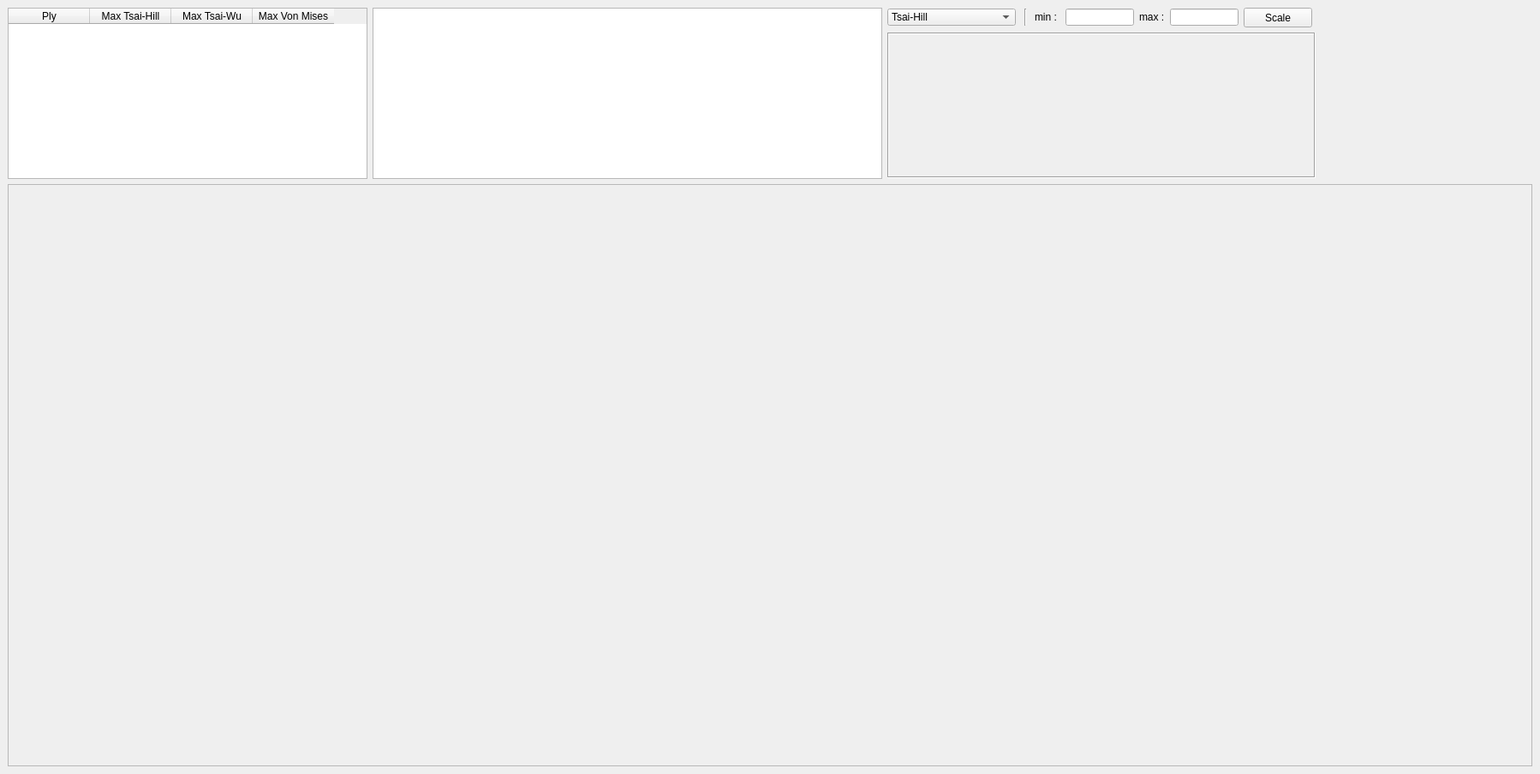
<?xml version="1.0" encoding="UTF-8"?>
<ui version="4.0">
 <class>MainWindow</class>
 <widget class="QMainWindow" name="MainWindow">
  <property name="geometry">
   <rect>
    <x>0</x>
    <y>0</y>
    <width>1798</width>
    <height>904</height>
   </rect>
  </property>
  <property name="sizePolicy">
   <sizepolicy hsizetype="Fixed" vsizetype="Fixed">
    <horstretch>0</horstretch>
    <verstretch>0</verstretch>
   </sizepolicy>
  </property>
  <property name="windowTitle">
   <string>Post Processing Tool</string>
  </property>
  <property name="layoutDirection">
   <enum>Qt::LeftToRight</enum>
  </property>
  <property name="toolButtonStyle">
   <enum>Qt::ToolButtonIconOnly</enum>
  </property>
  <property name="animated">
   <bool>false</bool>
  </property>
  <property name="documentMode">
   <bool>false</bool>
  </property>
  <property name="tabShape">
   <enum>QTabWidget::Rounded</enum>
  </property>
  <property name="dockNestingEnabled">
   <bool>false</bool>
  </property>
  <property name="dockOptions">
   <set>QMainWindow::AllowTabbedDocks</set>
  </property>
  <property name="unifiedTitleAndToolBarOnMac">
   <bool>false</bool>
  </property>
  <widget class="QWidget" name="centralwidget">
   <property name="enabled">
    <bool>true</bool>
   </property>
   <property name="sizePolicy">
    <sizepolicy hsizetype="Fixed" vsizetype="Maximum">
     <horstretch>0</horstretch>
     <verstretch>0</verstretch>
    </sizepolicy>
   </property>
   <layout class="QGridLayout" name="gridLayout_4">
    <item row="0" column="0">
     <widget class="QTableWidget" name="tableWidget_ply">
      <property name="minimumSize">
       <size>
        <width>420</width>
        <height>200</height>
       </size>
      </property>
      <property name="maximumSize">
       <size>
        <width>420</width>
        <height>200</height>
       </size>
      </property>
      <property name="verticalScrollBarPolicy">
       <enum>Qt::ScrollBarAsNeeded</enum>
      </property>
      <property name="horizontalScrollBarPolicy">
       <enum>Qt::ScrollBarAlwaysOff</enum>
      </property>
      <property name="editTriggers">
       <set>QAbstractItemView::NoEditTriggers</set>
      </property>
      <property name="tabKeyNavigation">
       <bool>false</bool>
      </property>
      <property name="showDropIndicator" stdset="0">
       <bool>false</bool>
      </property>
      <property name="dragDropOverwriteMode">
       <bool>false</bool>
      </property>
      <property name="alternatingRowColors">
       <bool>true</bool>
      </property>
      <property name="selectionMode">
       <enum>QAbstractItemView::SingleSelection</enum>
      </property>
      <property name="selectionBehavior">
       <enum>QAbstractItemView::SelectRows</enum>
      </property>
      <attribute name="horizontalHeaderDefaultSectionSize">
       <number>95</number>
      </attribute>
      <attribute name="verticalHeaderMinimumSectionSize">
       <number>20</number>
      </attribute>
      <attribute name="verticalHeaderDefaultSectionSize">
       <number>20</number>
      </attribute>
      <column>
       <property name="text">
        <string>Ply</string>
       </property>
      </column>
      <column>
       <property name="text">
        <string>Max Tsai-Hill</string>
       </property>
      </column>
      <column>
       <property name="text">
        <string>Max Tsai-Wu</string>
       </property>
      </column>
      <column>
       <property name="text">
        <string>Max Von Mises</string>
       </property>
      </column>
     </widget>
    </item>
    <item row="0" column="1">
     <widget class="QTableView" name="tableView_points">
      <property name="enabled">
       <bool>true</bool>
      </property>
      <property name="minimumSize">
       <size>
        <width>595</width>
        <height>200</height>
       </size>
      </property>
      <property name="maximumSize">
       <size>
        <width>595</width>
        <height>200</height>
       </size>
      </property>
      <property name="horizontalScrollBarPolicy">
       <enum>Qt::ScrollBarAlwaysOff</enum>
      </property>
      <property name="sizeAdjustPolicy">
       <enum>QAbstractScrollArea::AdjustIgnored</enum>
      </property>
      <property name="editTriggers">
       <set>QAbstractItemView::NoEditTriggers</set>
      </property>
      <property name="alternatingRowColors">
       <bool>true</bool>
      </property>
      <property name="selectionMode">
       <enum>QAbstractItemView::SingleSelection</enum>
      </property>
      <property name="selectionBehavior">
       <enum>QAbstractItemView::SelectRows</enum>
      </property>
      <property name="sortingEnabled">
       <bool>true</bool>
      </property>
      <property name="wordWrap">
       <bool>false</bool>
      </property>
      <property name="cornerButtonEnabled">
       <bool>false</bool>
      </property>
      <attribute name="horizontalHeaderCascadingSectionResizes">
       <bool>false</bool>
      </attribute>
      <attribute name="horizontalHeaderMinimumSectionSize">
       <number>80</number>
      </attribute>
      <attribute name="horizontalHeaderDefaultSectionSize">
       <number>80</number>
      </attribute>
      <attribute name="horizontalHeaderStretchLastSection">
       <bool>false</bool>
      </attribute>
      <attribute name="verticalHeaderCascadingSectionResizes">
       <bool>false</bool>
      </attribute>
      <attribute name="verticalHeaderMinimumSectionSize">
       <number>20</number>
      </attribute>
      <attribute name="verticalHeaderDefaultSectionSize">
       <number>20</number>
      </attribute>
     </widget>
    </item>
    <item row="0" column="2">
     <layout class="QGridLayout" name="gridLayout_3">
      <item row="0" column="0">
       <layout class="QHBoxLayout" name="horizontalLayout">
        <item>
         <widget class="QComboBox" name="crit_cbbox">
          <property name="sizePolicy">
           <sizepolicy hsizetype="Minimum" vsizetype="Fixed">
            <horstretch>0</horstretch>
            <verstretch>0</verstretch>
           </sizepolicy>
          </property>
          <property name="minimumSize">
           <size>
            <width>150</width>
            <height>20</height>
           </size>
          </property>
          <property name="maximumSize">
           <size>
            <width>150</width>
            <height>20</height>
           </size>
          </property>
          <item>
           <property name="text">
            <string>Tsai-Hill</string>
           </property>
          </item>
          <item>
           <property name="text">
            <string>Tsai-Wu</string>
           </property>
          </item>
          <item>
           <property name="text">
            <string>Von Mises</string>
           </property>
          </item>
          <item>
           <property name="text">
            <string>Déplacements</string>
           </property>
          </item>
         </widget>
        </item>
        <item>
         <widget class="Line" name="line">
          <property name="minimumSize">
           <size>
            <width>0</width>
            <height>20</height>
           </size>
          </property>
          <property name="maximumSize">
           <size>
            <width>10</width>
            <height>20</height>
           </size>
          </property>
          <property name="orientation">
           <enum>Qt::Vertical</enum>
          </property>
         </widget>
        </item>
        <item>
         <widget class="QLabel" name="minLabel">
          <property name="minimumSize">
           <size>
            <width>30</width>
            <height>20</height>
           </size>
          </property>
          <property name="maximumSize">
           <size>
            <width>30</width>
            <height>20</height>
           </size>
          </property>
          <property name="text">
           <string>min :</string>
          </property>
         </widget>
        </item>
        <item>
         <widget class="QLineEdit" name="minscaleLE">
          <property name="minimumSize">
           <size>
            <width>80</width>
            <height>20</height>
           </size>
          </property>
          <property name="maximumSize">
           <size>
            <width>50</width>
            <height>20</height>
           </size>
          </property>
         </widget>
        </item>
        <item>
         <widget class="QLabel" name="maxLabel">
          <property name="minimumSize">
           <size>
            <width>30</width>
            <height>20</height>
           </size>
          </property>
          <property name="maximumSize">
           <size>
            <width>30</width>
            <height>20</height>
           </size>
          </property>
          <property name="text">
           <string>max :</string>
          </property>
         </widget>
        </item>
        <item>
         <widget class="QLineEdit" name="maxscaleLE">
          <property name="minimumSize">
           <size>
            <width>80</width>
            <height>20</height>
           </size>
          </property>
          <property name="maximumSize">
           <size>
            <width>80</width>
            <height>20</height>
           </size>
          </property>
         </widget>
        </item>
        <item>
         <widget class="QPushButton" name="scaleButton">
          <property name="minimumSize">
           <size>
            <width>80</width>
            <height>23</height>
           </size>
          </property>
          <property name="maximumSize">
           <size>
            <width>80</width>
            <height>23</height>
           </size>
          </property>
          <property name="text">
           <string>Scale</string>
          </property>
         </widget>
        </item>
       </layout>
      </item>
      <item row="1" column="0">
       <widget class="QFrame" name="frame">
        <property name="minimumSize">
         <size>
          <width>500</width>
          <height>170</height>
         </size>
        </property>
        <property name="maximumSize">
         <size>
          <width>500</width>
          <height>170</height>
         </size>
        </property>
        <property name="frameShape">
         <enum>QFrame::Box</enum>
        </property>
        <property name="frameShadow">
         <enum>QFrame::Sunken</enum>
        </property>
        <property name="lineWidth">
         <number>1</number>
        </property>
        <property name="midLineWidth">
         <number>0</number>
        </property>
        <layout class="QGridLayout" name="gridLayout_2">
         <property name="leftMargin">
          <number>0</number>
         </property>
         <property name="topMargin">
          <number>0</number>
         </property>
         <property name="rightMargin">
          <number>0</number>
         </property>
         <property name="bottomMargin">
          <number>0</number>
         </property>
         <property name="horizontalSpacing">
          <number>0</number>
         </property>
         <item row="0" column="0">
          <widget class="Mplwidget" name="mpl_widget" native="true">
           <property name="minimumSize">
            <size>
             <width>500</width>
             <height>170</height>
            </size>
           </property>
           <property name="maximumSize">
            <size>
             <width>500</width>
             <height>170</height>
            </size>
           </property>
          </widget>
         </item>
        </layout>
       </widget>
      </item>
     </layout>
    </item>
    <item row="0" column="3">
     <spacer name="horizontalSpacer">
      <property name="orientation">
       <enum>Qt::Horizontal</enum>
      </property>
      <property name="sizeHint" stdset="0">
       <size>
        <width>40</width>
        <height>20</height>
       </size>
      </property>
     </spacer>
    </item>
    <item row="1" column="0" colspan="4">
     <widget class="QFrame" name="viewer_frame">
      <property name="sizePolicy">
       <sizepolicy hsizetype="Preferred" vsizetype="Preferred">
        <horstretch>0</horstretch>
        <verstretch>0</verstretch>
       </sizepolicy>
      </property>
      <property name="frameShape">
       <enum>QFrame::StyledPanel</enum>
      </property>
      <property name="frameShadow">
       <enum>QFrame::Raised</enum>
      </property>
      <layout class="QGridLayout" name="gridLayout" rowminimumheight="0"/>
     </widget>
    </item>
   </layout>
  </widget>
 </widget>
 <customwidgets>
  <customwidget>
   <class>Mplwidget</class>
   <extends>QWidget</extends>
   <header>mplwidget.h</header>
   <container>1</container>
  </customwidget>
 </customwidgets>
 <resources/>
 <connections/>
</ui>
